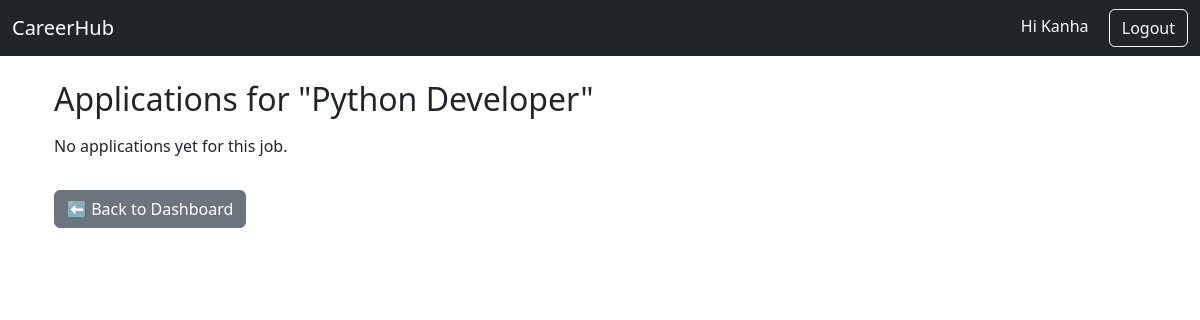
The page /jobs/jobs/1/applications/ (signed in) on the database as committed earlier.
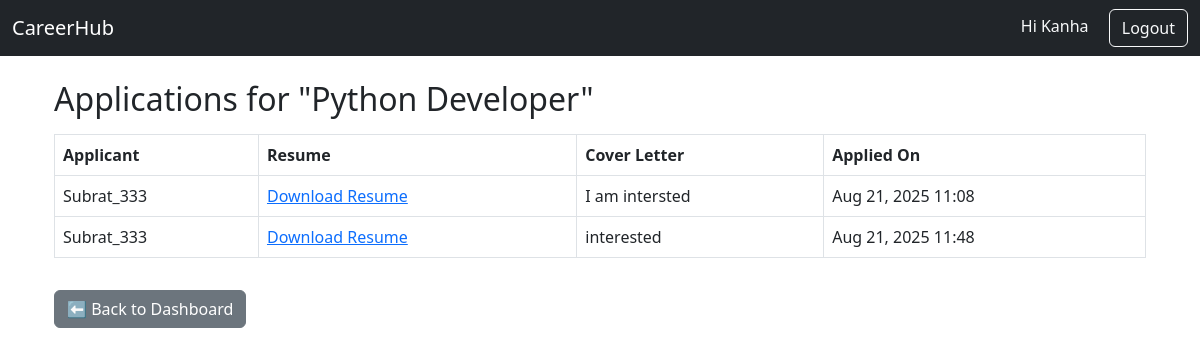
The same page on the database as committed later.
### users/models.py (models this page shows)
class CustomUser(AbstractUser):
    USER_TYPE_CHOICES = (
        ('employer', 'Employer'),
        ('candidate', 'Candidate'),
    )
    user_type = models.CharField(max_length=10, choices=USER_TYPE_CHOICES)

### jobs/models.py (models this page shows, shortened)
class Job(models.Model):
    employer = models.ForeignKey(settings.AUTH_USER_MODEL, on_delete=models.CASCADE, related_name="jobs")
    title = models.CharField(max_length=200)
    description = models.TextField()
    location = models.CharField(max_length=100)
    salary = models.DecimalField(max_digits=10, decimal_places=2, null=True, blank=True)
    created_at = models.DateTimeField(auto_now_add=True)  # when job is posted
    updated_at = models.DateTimeField(auto_now=True)      # when job is updated

class Application(models.Model):
    job = models.ForeignKey("Job", on_delete=models.CASCADE, related_name="applications")
    applicant = models.ForeignKey(settings.AUTH_USER_MODEL, on_delete=models.CASCADE)
    resume = models.FileField(upload_to="resumes/")
    cover_letter = models.TextField(blank=True, null=True)
    applied_at = models.DateTimeField(auto_now_add=True)

### jobs/views.py (the view)
# urls.py: path('jobs/<int:job_id>/applications/', views.view_applications, name='view_applications'),
@login_required
def view_applications(request, job_id):
    job = get_object_or_404(Job, id=job_id)
    applications = job.applications.all()
    return render(request, "jobs/view_applications.html", {
    "job": job,
    "applications": applications
})

### templates/jobs/view_applications.html
{% extends 'base.html' %}
{% block content %}
<div class="container mt-4">
    <h2>Applications for "{{ job.title }}"</h2>
    {% if applications %}
        <table class="table table-bordered mt-3">
            <thead>
                <tr>
                    <th>Applicant</th>
                    <th>Resume</th>
                    <th>Cover Letter</th>
                    <th>Applied On</th>
                </tr>
            </thead>
            <tbody>
                {% for app in applications %}
                <tr>
                    <td>{{ app.applicant.username }}</td>
                    <td><a href="{{ app.resume.url }}" target="_blank">Download Resume</a></td>
                    <td>{{ app.cover_letter|default:"No cover letter provided" }}</td>
                    <td>{{ app.applied_at|date:"M d, Y H:i" }}</td>
                </tr>
                {% endfor %}
            </tbody>
        </table>
    {% else %}
        <p class="mt-3">No applications yet for this job.</p>
    {% endif %}
    <a href="{% url 'dashboard' %}" class="btn btn-secondary mt-3">⬅ Back to Dashboard</a>
</div>
{% endblock %}

### templates/base.html (shortened to what this page needs)
{% load static %}
<!DOCTYPE html>
<html>
<head>
    <link href="https://cdn.jsdelivr.net/npm/bootstrap@5.3.0/dist/css/bootstrap.min.css" rel="stylesheet">
</head>
<body>
<nav class="navbar navbar-expand-lg navbar-dark bg-dark">
  <div class="container-fluid">
    <a class="navbar-brand" href="/">CareerHub</a>
    <div>
      {% if user.is_authenticated %}
    <span class="text-light me-3">Hi {{ user.username }}</span>
    <form action="{% url 'logout' %}" method="post" style="display:inline;">
        <button type="submit" class="btn btn-outline-light">Logout</button>
    </form>
{% else %}
    {% if request.resolver_match.url_name not in 'home login register' %}
        <a href="{% url 'login' %}" class="btn btn-outline-light me-2">Login</a>
        <a href="{% url 'register' %}" class="btn btn-primary">Register</a>
    {% endif %}
{% endif %}
    </div>
  </div>
</nav>
<div class="container mt-4">
    {% block content %}{% endblock %}
</div>
</body>
</html>

Rows that differ between the two databases and show on the page:
added Application: applicant.username "Subrat_333", cover_letter "I am intersted", applied_at "Aug 21, 2025 11:08"
added Application: applicant.username "Subrat_333", cover_letter "interested", applied_at "Aug 21, 2025 11:48"
Other text that changed with them:
text no longer shown: "No applications yet for this job."
text now shown: "Applicant Resume Cover Letter Applied On"
